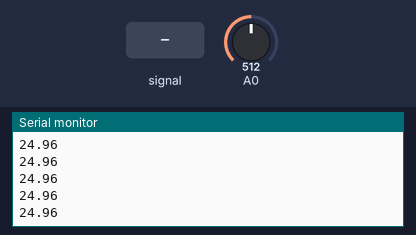
Bench run of a sketch on a simulated Arduino Uno, built with avr-gcc and run on an emulated ATmega328P. On the bench: the last lines printed to the serial monitor. The test bench sets the inputs (shaded band); at power-on: A0 = 512.

Above: at 1.2 s.
1.3 s: A0 fed a 200 Hz sine of ±81 counts around its level
At 1.35 s:
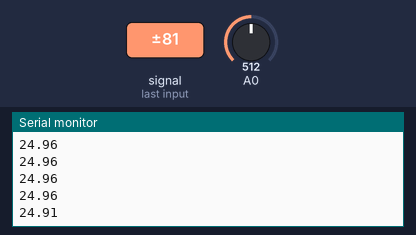
2.8 s: A0 set to 716
At 2.81 s:
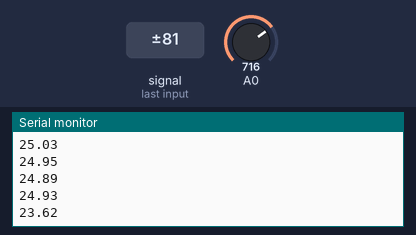
4.3 s: A0 fed a 1000 Hz sine of ±255 counts around its level
At 4.4 s:
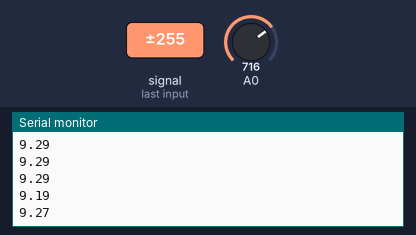
5.8 s: A0 set to 900
At 5.8 s:
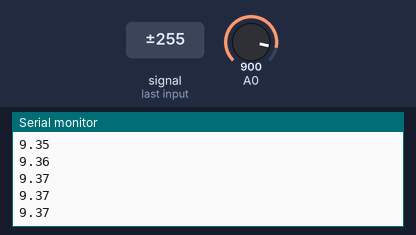
Timing chart, 0 to 8.3 s (numbered marks = the images above; inputs shaded):
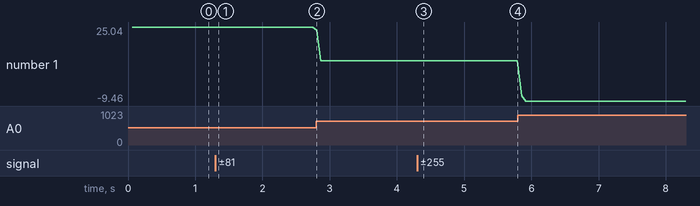

Measured:
- after the input at 1.3 s, the serial monitor: prints a new line at once (image 1)
- after the input at 2.8 s, the serial monitor: prints a new line at once (image 2)
- after the input at 4.3 s, the serial monitor: prints a new line at once (image 3)
- plotted number 1: 24.96 → 24.93 after the input at 1.3 s, 24.93 → 9.29 after the input at 2.8 s, 9.29 → 9.37 after the input at 4.3 s, 9.37 → -9.46 after the input at 5.8 s

The sketch:

lab2_part1.ino
```cpp
unsigned long t=0.0;
int sample_count=500;
double R0 = 100*1000.0;
void setup() {
  Serial.begin(9600);
  pinMode(A0, INPUT);
}

void loop() {
  double AdcAve=averageAdcSamples(sample_count);
  double VoltAve=adcToVoltage(AdcAve);
  double resistance=voltageToResistance(VoltAve);
  double temperature=resistanceToCelsius(resistance);
  //printHumanReadable(AdcAve,VoltAve,resistance,temperature);
  Serial.println(temperature);
  delay(1);
}
void printHumanReadable(double AdcAve,double VoltAve,double resistance,double temperature)
{
  Serial.print("time = ");
  Serial.print(t);
  Serial.print("ms\t");
  Serial.print("average ADC = ");
  Serial.print(AdcAve);
  Serial.print("\t");
  Serial.print("voltage = ");
  Serial.print(VoltAve);
  Serial.print("V\t");
  Serial.print("resistance = ");
  Serial.print(resistance/1000.);
  Serial.print("kOhm\t");
  Serial.print("temperature = ");
  Serial.print(temperature);
  Serial.print("C\t");
  Serial.print("samples = ");
  Serial.println(sample_count);
}
double averageAdcSamples (int numAve)
{
  double AdcAve = 0.;
  long t1=micros();
    for (int i = 0; i < numAve; i++){
    int sensorValue = analogRead(A0);
    AdcAve += sensorValue;
  }
  long t2=micros();
   t = (t2-t1)/1000.0;
  AdcAve = AdcAve/numAve;
  return AdcAve;
}

double adcToVoltage(double AdcAve){
  double voltAve = AdcAve * (5/1023.);
  return voltAve;
}

double voltageToResistance(double V_out)
{
  double R1=100*1000.;
  double R2 = ((R1*V_out)/(5.0-V_out)) ;
  return R2;
}

double resistanceToCelsius(double R){
  double kelvin = ((4540.0)/((log(R/R0)+(4540.0/(25.0+273.15)))));
  //kelvin = 1./(1./(25.0 + 273.15) + log(R/R0) / 4540.0);
  double celsius = kelvin -273.15;
  return celsius;

}
```
